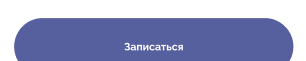
#> input picture btn_raw.png, 306 x 61 px, found by its file name
$ python ocr_btn_bin.py
#> lines starting #> are read from the running program, lines starting #| are printed output that depends on the picture; after the words box and inside, x2 and y2 are one past the last pixel; in counts of white or black regions, pixels touching at a corner belong together
import pytesseract
from PIL import Image, ImageEnhance, ImageFilter

img = Image.open('/home/ubuntu/figma-block-layout/btn_raw.png')
#> img is the input picture: PIL image 306x61 RGBA; mean R, G, B, A 152.2, 157.7, 195.7, 255
img = img.convert('L')
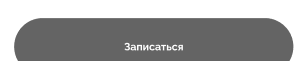
#> img: PIL image 306x61 L; min 100, max 255, mean 160.2
img = img.resize((img.width * 5, img.height * 5), Image.Resampling.LANCZOS)
#> img: PIL image 1530x305 L

# Enhance contrast
enhancer = ImageEnhance.Contrast(img)
img = enhancer.enhance(3.0)
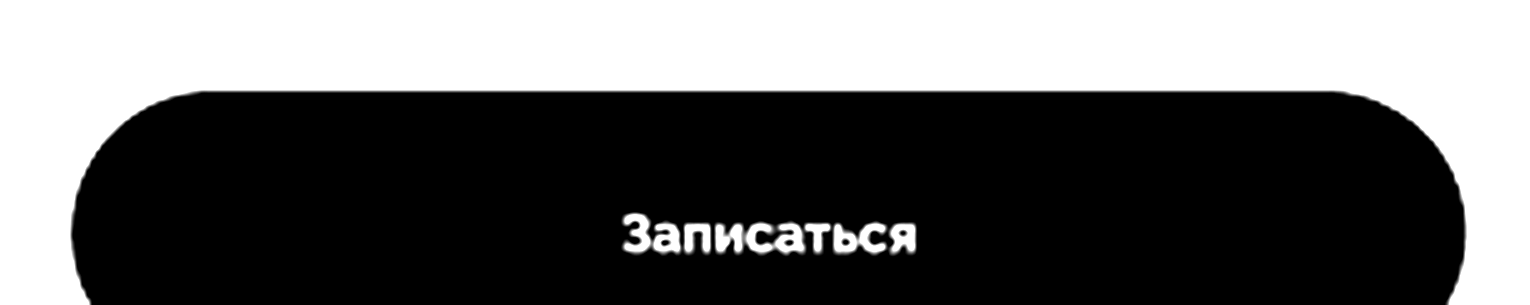
#> img: PIL image 1530x305 L; min 0, max 255, mean 100.6

# Binarize
threshold = 120
img = img.point(lambda p: 255 if p > threshold else 0)
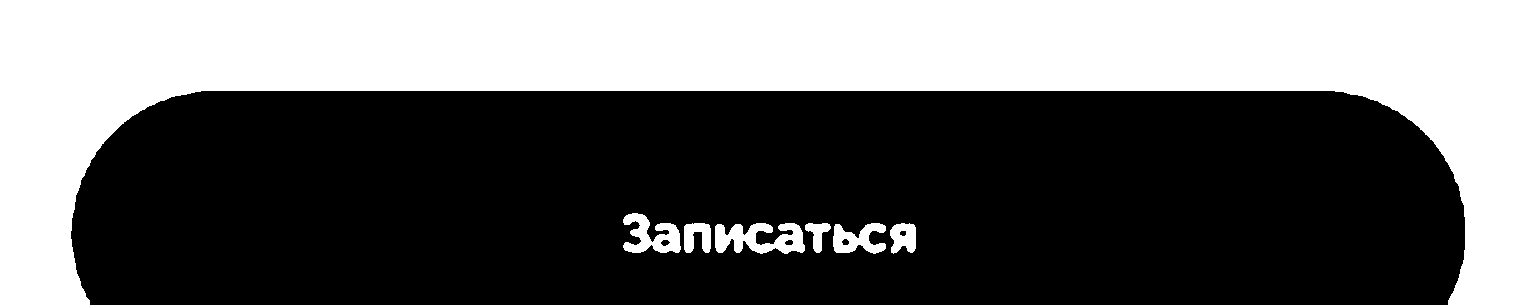
#> img: PIL image 1530x305 L; 39.4% white; 7 white regions, largest, box (x1, y1, x2, y2) and area: (0, 0, 1530, 305) 177996, (715, 223, 805, 254) 1801, (623, 213, 681, 253) 1316
img.save('/home/ubuntu/figma-block-layout/btn_bin.png')

#> (the run stopped early here; a loop or call above may not have finished)
